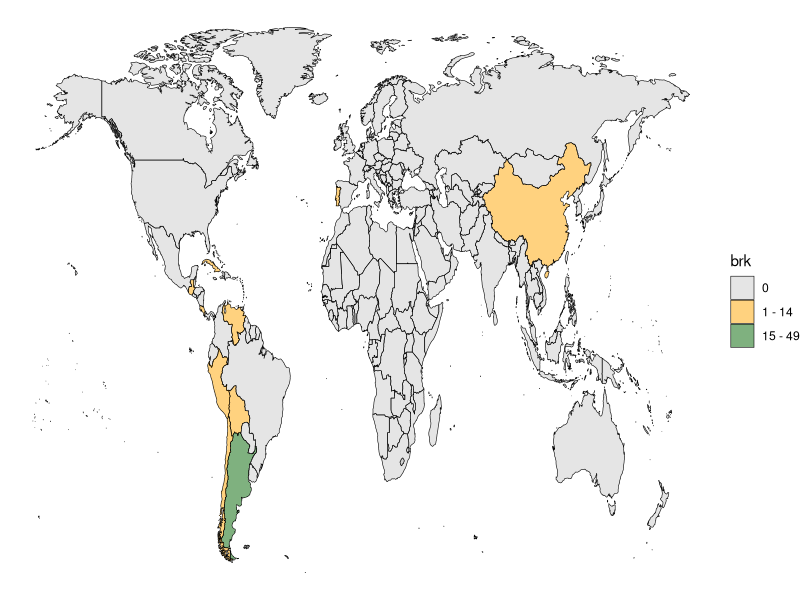

Generate this figure with R: (Note: this script raises an error after producing the figure.)
library(tidyverse)
library(stringr)
library(ggthemes)
library(viridis)

mapa_mundo <- map_data("world")
mapa_mundo <- filter(mapa_mundo, region != "Antarctica")

quantd_disc <- read_csv("data analysis/methodology/country_speeches.csv")

quantd_disc_mre <- quantd_disc %>% filter(position == "MRE")

quantd_disc_mre$region <- quantd_disc_mre$country

quantd_disc_mre <- quantd_disc_mre %>% select(4, 5)

teste <- right_join(quantd_disc_mre, mapa_mundo)

teste <- mutate(teste, n = ifelse(is.na(n), 0, n))

teste$brk <- cut(teste$n, 
                    breaks = c(-1, 0, 15, 50, 585), 
                    labels = c("0", "1 - 14", "15 - 49", "50 - 585"))


ggplot(teste, aes(x = long, y = lat, group = group, fill = brk)) +
  geom_polygon(colour = "black", size = .2, alpha = .5) + theme_void() +
scale_fill_manual(values = c("0" = "gray80", "1 - 14" = "orange", "15 - 49" = "darkgreen", "50 - 585" = "blue")) 


s
